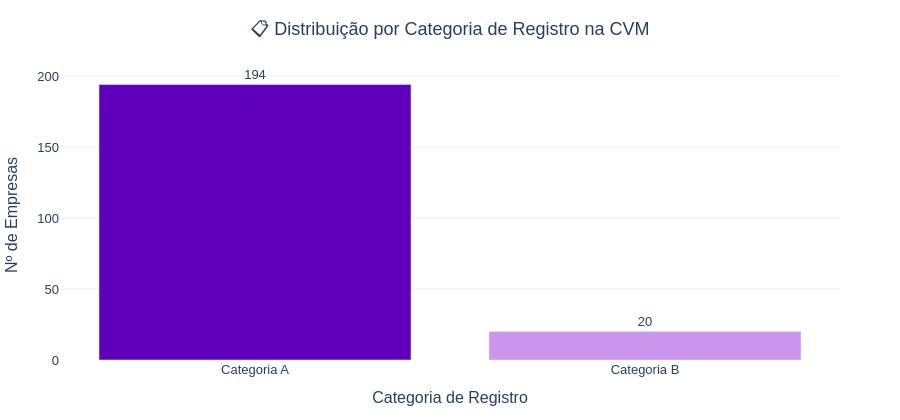

Notebook cell for this chart:
### Markdown cell above
### 5.4 Categoria de Registro na CVM

A CVM classifica as companhias abertas em duas categorias:
- **Categoria A:** Pode emitir qualquer tipo de valor mobiliário, incluindo ações de livre negociação em bolsa.
- **Categoria B:** Restrita à emissão de valores mobiliários sem ações de livre negociação.

Como nosso filtro inclui apenas empresas listadas na **Bolsa**, esperamos predominância da Categoria A.

### Code cell
df_categ = (
    df_selecionadas
    .groupby("CATEG_REG")
    .size()
    .reset_index(name="count")
    .sort_values("count", ascending=False)
)

fig = px.bar(
    df_categ,
    x="CATEG_REG",
    y="count",
    text="count",
    color="CATEG_REG",
    color_discrete_sequence=["#5e00bc", "#ca95eb"],
    title="📋 Distribuição por Categoria de Registro na CVM",
    labels={"count": "Nº de Empresas", "CATEG_REG": "Categoria de Registro"}
)

fig.update_traces(texttemplate="%{text}", textposition="outside")
fig.update_layout(
    height=420,
    showlegend=False,
    font={"family": "Arial", "size": 13},
    plot_bgcolor="white",
    paper_bgcolor="white",
    yaxis={"showgrid": True, "gridcolor": "#eee"},
    title={"x": 0.5, "xanchor": "center"},
    margin={"l": 60, "r": 60, "t": 70, "b": 60}
)

fig.show()

### Figure 1 — Plotly figure (JSON) as saved in the notebook; plotly's stock layout.template omitted (floating-point values rounded to 4 significant figures)
{"data": [{"hovertemplate": "Categoria de Registro=%{x}<br>Nº de Empresas=%{text}<extra></extra>", "legendgroup": "Categoria A", "marker": {"color": "#5e00bc", "pattern": {"shape": ""}}, "name": "Categoria A", "orientation": "v", "showlegend": true, "text": [194.0], "textposition": "outside", "texttemplate": "%{text}", "type": "bar", "x": ["Categoria A"], "xaxis": "x", "y": [194], "yaxis": "y"}, {"hovertemplate": "Categoria de Registro=%{x}<br>Nº de Empresas=%{text}<extra></extra>", "legendgroup": "Categoria B", "marker": {"color": "#ca95eb", "pattern": {"shape": ""}}, "name": "Categoria B", "orientation": "v", "showlegend": true, "text": [20.0], "textposition": "outside", "texttemplate": "%{text}", "type": "bar", "x": ["Categoria B"], "xaxis": "x", "y": [20], "yaxis": "y"}], "layout": {"barmode": "relative", "font": {"family": "Arial", "size": 13}, "height": 420, "legend": {"title": {"text": "Categoria de Registro"}, "tracegroupgap": 0}, "margin": {"b": 60, "l": 60, "r": 60, "t": 70}, "paper_bgcolor": "white", "plot_bgcolor": "white", "showlegend": false, "title": {"text": "📋 Distribuição por Categoria de Registro na CVM", "x": 0.5, "xanchor": "center"}, "xaxis": {"anchor": "y", "categoryarray": ["Categoria A", "Categoria B"], "categoryorder": "array", "domain": [0, 1], "title": {"text": "Categoria de Registro"}}, "yaxis": {"anchor": "x", "domain": [0, 1], "gridcolor": "#eee", "showgrid": true, "title": {"text": "Nº de Empresas"}}}}
